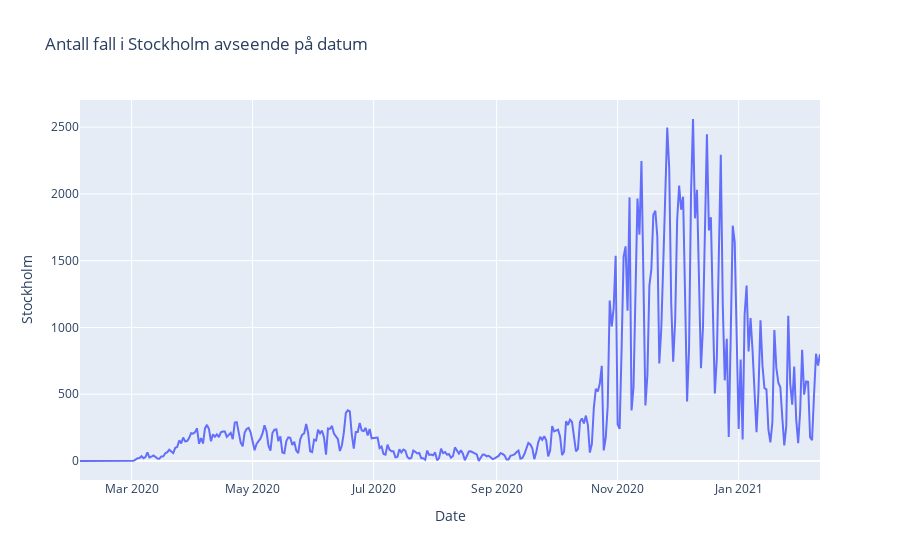

The notebook cell this image was saved under:
### Code cell
import plotly.express as px
import pandas as pd

df = pd.read_csv("Regional_Daily_Cases.csv")

region = input("Mata in namnet till regionen. (OPS första bokstav ska vara stor)") # input funktion för att användaren ska kunna mata in regionen som användare hen vill se på.

fig = px.line(df, x = 'Date', y = region, title=f'Antall fall i {region} avseende på datum')
fig.show()

### Figure 1 — Plotly figure (JSON) as saved in the notebook; plotly's stock layout.template omitted (floating-point values rounded to 4 significant figures; data arrays with more than 128 entries replaced by an {"elided": "..."} marker saying what was removed)
{"data": [{"hovertemplate": "Date=%{x}<br>Stockholm=%{y}<extra></extra>", "legendgroup": "", "line": {"color": "#636efa", "dash": "solid"}, "mode": "lines", "name": "", "orientation": "v", "showlegend": false, "type": "scatter", "x": {"elided": "374 str values"}, "xaxis": "x", "y": {"elided": "374 int values"}, "yaxis": "y"}], "layout": {"legend": {"tracegroupgap": 0}, "title": {"text": "Antall fall i Stockholm avseende på datum"}, "xaxis": {"anchor": "y", "domain": [0, 1], "title": {"text": "Date"}}, "yaxis": {"anchor": "x", "domain": [0, 1], "title": {"text": "Stockholm"}}}}
